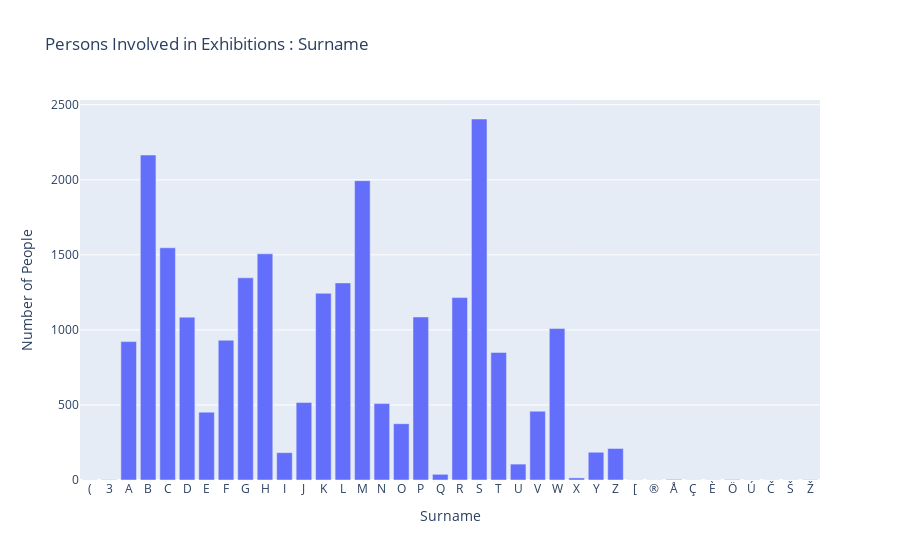

Notebook cell for this chart:
### Code cell
## persons by first letters of surname

person_dict = {}

with open(os.path.join(output_person_dir, persons_all_file), 'r') as json_file:
    
    
    data = json.load(json_file)
    for person in data.get("persons"):

        if "name" in person:
            person_index = person.get("name").split(" ")[0][:1].upper()

        

           
            if person_index in person_dict:
                person_dict[person_index] += 1
            else:
                person_dict[person_index] = 1
        
    person_dict = dict(sorted(person_dict.items(), key=lambda item: item[0]))

   

x_values = person_dict.keys()
y_values = person_dict.values()

fig = px.bar(x=x_values, y=y_values, 
labels={"x": "Surname", "y": "Number of People"},
title="Persons Involved in Exhibitions : Surname"
)
fig.show()

print(person_dict)

### Figure 1 — Plotly figure (JSON) as saved in the notebook; plotly's stock layout.template omitted (floating-point values rounded to 4 significant figures)
{"data": [{"alignmentgroup": "True", "hovertemplate": "Surname=%{x}<br>Number of People=%{y}<extra></extra>", "legendgroup": "", "marker": {"color": "#636efa", "pattern": {"shape": ""}}, "name": "", "offsetgroup": "", "orientation": "v", "showlegend": false, "textposition": "auto", "type": "bar", "x": ["(", "3", "A", "B", "C", "D", "E", "F", "G", "H", "I", "J", "K", "L", "M", "N", "O", "P", "Q", "R", "S", "T", "U", "V", "W", "X", "Y", "Z", "[", "®", "Å", "Ç", "È", "Ö", "Ú", "Č", "Š", "Ž"], "xaxis": "x", "y": [1, 2, 922, 2165, 1547, 1085, 452, 931, 1347, 1507, 182, 516, 1244, 1313, 1994, 509, 375, 1086, 38, 1215, 2405, 850, 106, 458, 1009, 14, 185, 210, 1, 1, 4, 1, 1, 3, 1, 1, 1, 2], "yaxis": "y"}], "layout": {"barmode": "relative", "legend": {"tracegroupgap": 0}, "title": {"text": "Persons Involved in Exhibitions : Surname"}, "xaxis": {"anchor": "y", "domain": [0, 1], "title": {"text": "Surname"}}, "yaxis": {"anchor": "x", "domain": [0, 1], "title": {"text": "Number of People"}}}}
